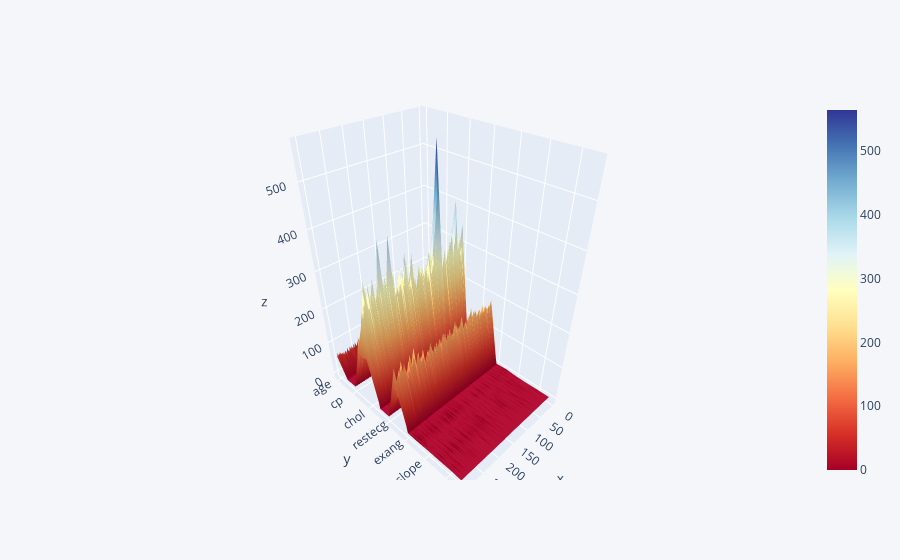

The code cell stored with this chart in its notebook:
### Code cell
df.iplot(kind = 'surface', colorscale = 'rdylbu')

### Figure 1 — Plotly figure (JSON) as saved in the notebook; plotly's stock layout.template omitted (floating-point values rounded to 4 significant figures; data arrays with more than 128 entries replaced by an {"elided": "..."} marker saying what was removed)
{"data": [{"colorscale": [[0, "rgb(165,0,38)"], [0.1, "rgb(215,48,39)"], [0.2, "rgb(244,109,67)"], [0.3, "rgb(253,174,97)"], [0.4, "rgb(254,224,144)"], [0.5, "rgb(255,255,191)"], [0.6, "rgb(224,243,248)"], [0.7, "rgb(171,217,233)"], [0.8, "rgb(116,173,209)"], [0.9, "rgb(69,117,180)"], [1, "rgb(49,54,149)"]], "type": "surface", "x": {"elided": "303 int values"}, "y": ["age", "sex", "cp", "trestbps", "chol", "fbs", "restecg", "thalach", "exang", "oldpeak", "slope", "ca", "thal", "target"], "z": {"elided": "14x303 float values"}}], "layout": {"legend": {"bgcolor": "#F5F6F9", "font": {"color": "#4D5663"}}, "paper_bgcolor": "#F5F6F9", "plot_bgcolor": "#F5F6F9", "title": {"font": {"color": "#4D5663"}}, "xaxis": {"gridcolor": "#E1E5ED", "showgrid": true, "tickfont": {"color": "#4D5663"}, "title": {"font": {"color": "#4D5663"}, "text": ""}, "zerolinecolor": "#E1E5ED"}, "yaxis": {"gridcolor": "#E1E5ED", "showgrid": true, "tickfont": {"color": "#4D5663"}, "title": {"font": {"color": "#4D5663"}, "text": ""}, "zerolinecolor": "#E1E5ED"}}}
